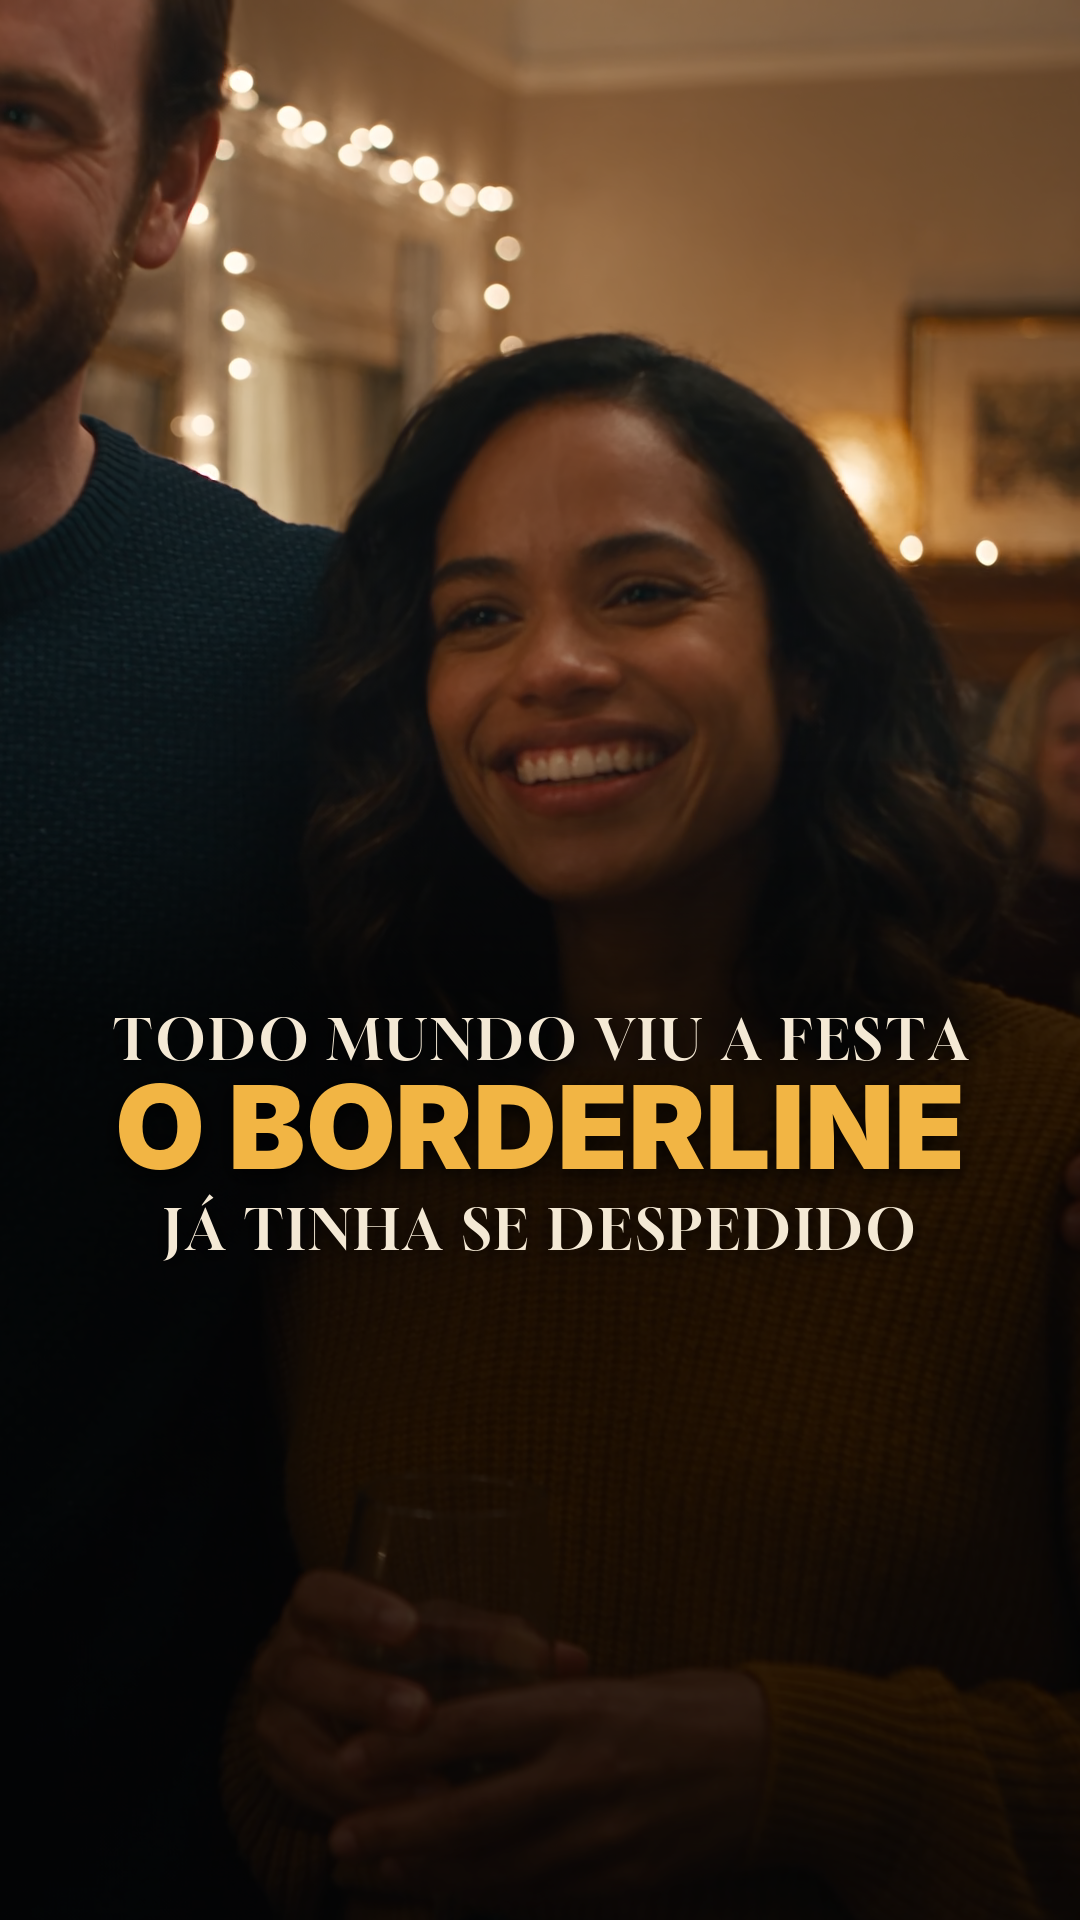

Write the Python code that produced this figure.
from PIL import Image, ImageDraw, ImageFont, ImageFilter
import numpy as np
W,H=1080,1920; L,R=108,972
SER="/mnt/skills/examples/canvas-design/canvas-fonts/Gloock-Regular.ttf"; HEV="/usr/share/fonts/opentype/inter/Inter-Black.otf"
CREAM=(0xF4,0xE9,0xD5); AMBER=(0xF2,0xB5,0x44)
bg=Image.open("thumb_bg.png").convert("RGB")
a=np.asarray(bg).astype(np.float32)
y=np.arange(H)[:,None,None]; g=np.clip((y-760)/260,0,1)*0.62   # escurece só a parte de baixo, onde fica o texto
bg=Image.fromarray((a*(1-g)).astype(np.uint8)).convert("RGBA")
lines=[("TODO MUNDO VIU A FESTA",SER,CREAM,0.07),("O BORDERLINE",HEV,AMBER,0.0),("JÁ TINHA SE DESPEDIDO",SER,CREAM,0.07)]
def fit(path,txt,tr,maxw,start):
    s=start
    while True:
        f=ImageFont.truetype(path,s); w=sum(f.getlength(c) for c in txt)+tr*s*(len(txt)-1)
        if w<=maxw: return f,w
        s-=2
def draw(d,x,yb,txt,f,tr,fill):
    for c in txt: d.text((x,yb),c,font=f,anchor="ls",fill=fill); x+=f.getlength(c)+tr*f.size
fs=[fit(lines[0][1],lines[0][0],0.07,R-L,80),fit(HEV,"O BORDERLINE",0,R-L,200),fit(SER,lines[2][0],0.07,R-L,80)]
# serifas no mesmo tamanho
s=min(fs[0][0].size,fs[2][0].size); fs[0]=fit(SER,lines[0][0],0.07,R-L,s); fs[2]=fit(SER,lines[2][0],0.07,R-L,s)
txt=Image.new("RGBA",(W,H)); sh=Image.new("RGBA",(W,H)); d=ImageDraw.Draw(txt); ds=ImageDraw.Draw(sh)
bases=[1060,1060+fs[1][0].size*0.80+16,0]; bases[2]=bases[1]+s*1.05+22
boxes=[]
for (t,p,col,tr),(f,w),yb in zip(lines,fs,bases):
    x=(W-w)/2
    draw(ds,x,yb+6,t,f,tr,(0,0,0,200)); draw(d,x,yb,t,f,tr,col+(255,))
    bb=f.getbbox(t,anchor="ls"); boxes.append((x,yb+bb[1],x+w,yb+bb[3]))
out=Image.alpha_composite(Image.alpha_composite(bg,sh.filter(ImageFilter.GaussianBlur(10))),txt).convert("RGB")
out.save("thumb.png")
print([tuple(int(v) for v in b) for b in boxes], "recorte 3:4 = y 240..1680, laterais 108..972")
out.crop((0,240,1080,1680)).resize((540,720)).save("thumb_3x4.png")
